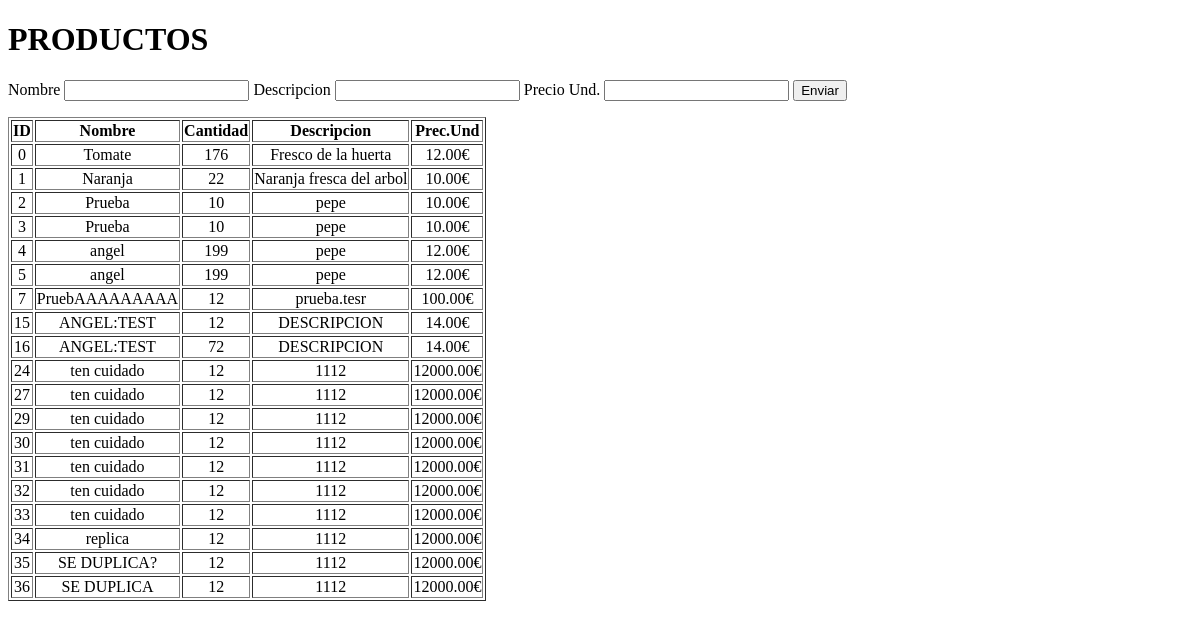
Before: /productos with the older database file.
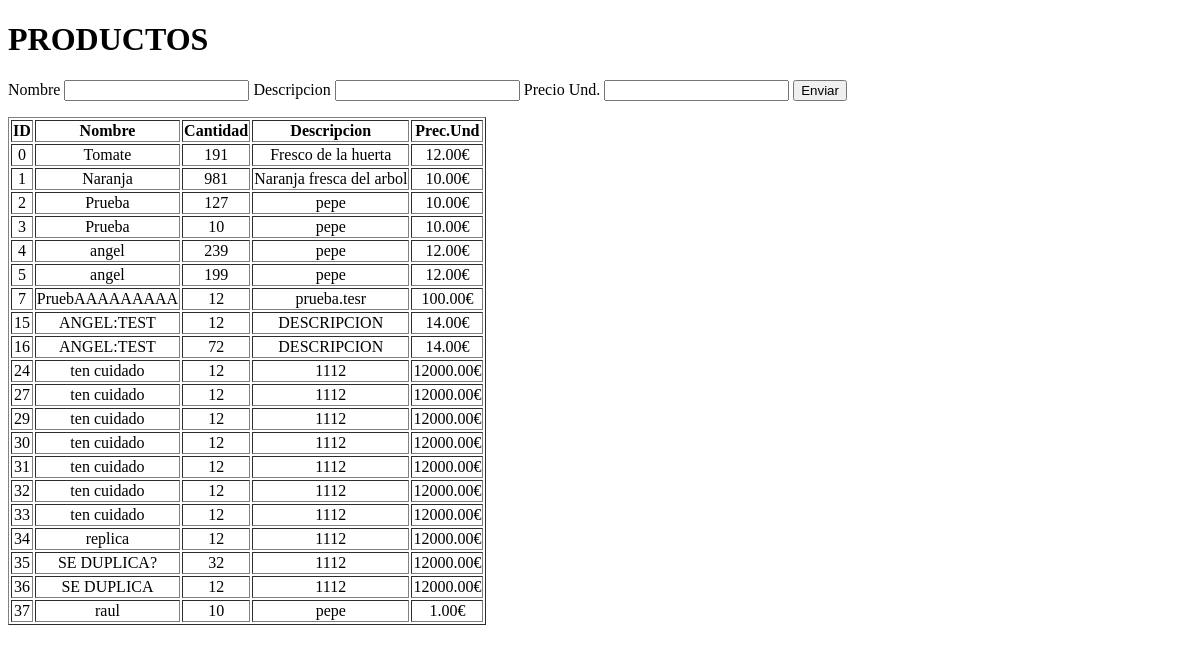
After: the same page with the newer database file.
### models.py (models this page shows)
class Producto(db.Model):
    __tablename__ = 'producto'
    id_producto = Column(Integer, primary_key=True,autoincrement=True)
    cantidad = Column(Integer, nullable=False)
    nombre = Column(String(200), nullable=False)
    descripcion = Column(String(255))
    precio_unitario = Column(Numeric(precision=10,scale=2), nullable=False)
    albaran = relationship('Albaran',backref='producto')
    facturacion = relationship('Facturacion', backref='producto')

### routes.py (the view)
@main.route('/productos',methods=["GET","POST"])
def mostrar_productos():
    productos = Producto.query.all()
    form = ProductosForm()
    try:
        newProduct= Producto(cantidad=0,nombre=form.nombre.data,descripcion=form.descripcion.data,precio_unitario=form.precio_unitario.data)
        if not Producto.query.filter_by(nombre=newProduct.nombre).first():#usaremos el nombre como identificador para que no se duplique
         db.session.add(newProduct)
         db.session.commit()
         flash('✅Se ha añadido el producto correctamente','success')
         redirect("/productos")
    except Exception as e:
        db.session.rollback()
        print("Hubo un problema durante la insercion del producto")
    return render_template("productos.html",productos=productos,form=form)

### form.py
class ProductosForm(FlaskForm):
    producto = SelectField('producto', choices=[], coerce=lambda x: int(x) if x is not None else None)
    cantidad = IntegerField('cantidad', validators=[validators.DataRequired(), validators.NumberRange(min=0)])
    nombre = StringField('nombre',[validators.Length(min=4, max=200)])
    descripcion = StringField('descripcion',[validators.Length(min=4, max=255)])
    precio_unitario = IntegerField('precio', validators=[validators.DataRequired(), validators.NumberRange(min=0)])

### templates/productos.html (shortened to what this page needs)
<!DOCTYPE html>
<html lang="en">
<head>
</head>
<body>
    <h1>PRODUCTOS</h1>
    <form method="post">
        <label >Nombre {{form.nombre}}</label>
        <label >Descripcion {{form.descripcion}}</label>
        <label >Precio Und. {{form.precio_unitario}}</label>
        <button type="submit">Enviar</button>
    </form>
    <table border style="text-align: center;">
     <thead>
        <tr>
            <th>ID</th>
            <th>Nombre</th>
            <th>Cantidad</th>
            <th>Descripcion</th>
            <th>Prec.Und</th>
        </tr>
     </thead>
     <tbody>
        {% for producto in productos %}
        <tr>
            <td>{{producto.id_producto}}</td>
            <td>{{producto.nombre}}</td>
            <td>{{producto.cantidad}}</td>
            <td>{{producto.descripcion}}</td>
            <td>{{producto.precio_unitario}}€</td>
        </tr>
        {% endfor %}
     </tbody>
    </table>
</body>
</html>

Changed rows visible on the page:
changed Producto "Tomate": cantidad "176" → "191"
changed Producto "Naranja": cantidad "22" → "981"
changed Producto id 2: cantidad "10" → "127"
changed Producto id 4: cantidad "199" → "239"
changed Producto "SE DUPLICA?": cantidad "12" → "32"
added Producto: id_producto "37", nombre "raul", cantidad "10", descripcion "pepe", precio_unitario "1.00"
